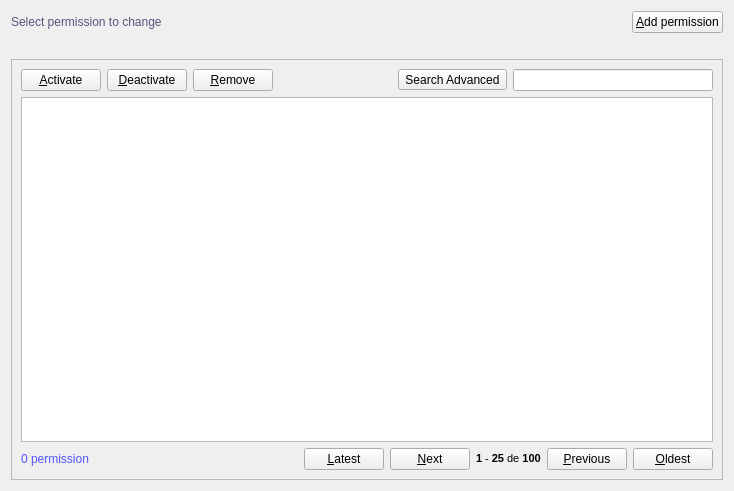
<?xml version="1.0" encoding="UTF-8"?>
<ui version="4.0">
 <class>Permission</class>
 <widget class="QWidget" name="Permission">
  <property name="geometry">
   <rect>
    <x>0</x>
    <y>0</y>
    <width>734</width>
    <height>491</height>
   </rect>
  </property>
  <property name="windowTitle">
   <string>Permission</string>
  </property>
  <property name="windowIcon">
   <iconset resource="../../../crud-2/resources/ui/resources.qrc">
    <normaloff>:/default/static/default/icons/22x22/face-devilish.png</normaloff>:/default/static/default/icons/22x22/face-devilish.png</iconset>
  </property>
  <layout class="QGridLayout" name="gridLayout_2">
   <item row="0" column="0">
    <layout class="QHBoxLayout" name="horizontalLayout_2">
     <item>
      <widget class="QLabel" name="titleLabel">
       <property name="styleSheet">
        <string notr="true">color: rgb(85, 85, 127);
font: 75 14pt &quot;DejaVu Sans Mono&quot;;</string>
       </property>
       <property name="text">
        <string>Select permission to change</string>
       </property>
      </widget>
     </item>
     <item>
      <spacer name="horizontalSpacer">
       <property name="orientation">
        <enum>Qt::Horizontal</enum>
       </property>
       <property name="sizeHint" stdset="0">
        <size>
         <width>40</width>
         <height>20</height>
        </size>
       </property>
      </spacer>
     </item>
     <item>
      <widget class="QPushButton" name="newPushButton">
       <property name="text">
        <string>&amp;Add permission</string>
       </property>
       <property name="icon">
        <iconset resource="../../../crud-2/resources/ui/resources.qrc">
         <normaloff>:/default/static/default/icons/22x22/document-new.png</normaloff>:/default/static/default/icons/22x22/document-new.png</iconset>
       </property>
       <property name="shortcut">
        <string>Ctrl+N</string>
       </property>
      </widget>
     </item>
    </layout>
   </item>
   <item row="1" column="0">
    <widget class="QLabel" name="statusLabel">
     <property name="styleSheet">
      <string notr="true"/>
     </property>
     <property name="text">
      <string/>
     </property>
    </widget>
   </item>
   <item row="2" column="0">
    <widget class="QFrame" name="frame">
     <property name="frameShape">
      <enum>QFrame::StyledPanel</enum>
     </property>
     <property name="frameShadow">
      <enum>QFrame::Raised</enum>
     </property>
     <layout class="QGridLayout" name="gridLayout">
      <item row="0" column="0">
       <layout class="QHBoxLayout" name="horizontalLayout_3">
        <item>
         <widget class="QPushButton" name="activatePushButton">
          <property name="text">
           <string>&amp;Activate</string>
          </property>
          <property name="icon">
           <iconset resource="../../../crud-2/resources/ui/resources.qrc">
            <normaloff>:/default/static/default/icons/22x22/dialog-ok-apply.png</normaloff>:/default/static/default/icons/22x22/dialog-ok-apply.png</iconset>
          </property>
          <property name="shortcut">
           <string>Ctrl+E</string>
          </property>
         </widget>
        </item>
        <item>
         <widget class="QPushButton" name="deactivatePushButton">
          <property name="text">
           <string>&amp;Deactivate</string>
          </property>
          <property name="icon">
           <iconset resource="../../../crud-2/resources/ui/resources.qrc">
            <normaloff>:/default/static/default/icons/22x22/dialog-ok.png</normaloff>:/default/static/default/icons/22x22/dialog-ok.png</iconset>
          </property>
          <property name="shortcut">
           <string>Ctrl+Shift+E</string>
          </property>
         </widget>
        </item>
        <item>
         <widget class="QPushButton" name="removePushButton">
          <property name="text">
           <string>&amp;Remove</string>
          </property>
          <property name="icon">
           <iconset resource="../../../crud-2/resources/ui/resources.qrc">
            <normaloff>:/default/static/default/icons/22x22/edit-delete.png</normaloff>:/default/static/default/icons/22x22/edit-delete.png</iconset>
          </property>
          <property name="shortcut">
           <string>Ctrl+Del</string>
          </property>
         </widget>
        </item>
        <item>
         <spacer name="horizontalSpacer_2">
          <property name="orientation">
           <enum>Qt::Horizontal</enum>
          </property>
          <property name="sizeHint" stdset="0">
           <size>
            <width>40</width>
            <height>20</height>
           </size>
          </property>
         </spacer>
        </item>
        <item>
         <widget class="QToolButton" name="searchAdvancedToolButton">
          <property name="text">
           <string>Search Advanced</string>
          </property>
          <property name="icon">
           <iconset resource="../../../crud-2/resources/ui/resources.qrc">
            <normaloff>:/default/static/default/icons/22x22/page-zoom.png</normaloff>:/default/static/default/icons/22x22/page-zoom.png</iconset>
          </property>
          <property name="shortcut">
           <string>Ctrl+K</string>
          </property>
          <property name="checkable">
           <bool>true</bool>
          </property>
         </widget>
        </item>
        <item>
         <widget class="QLineEdit" name="searchLineEdit">
          <property name="minimumSize">
           <size>
            <width>200</width>
            <height>0</height>
           </size>
          </property>
          <property name="styleSheet">
           <string notr="true">color: rgb(170, 170, 255); 
font: oblique 8pt &quot;DejaVu Sans Mono&quot;;</string>
          </property>
          <property name="dragEnabled">
           <bool>true</bool>
          </property>
         </widget>
        </item>
       </layout>
      </item>
      <item row="1" column="0">
       <widget class="QTableView" name="permissionTableView">
        <property name="alternatingRowColors">
         <bool>true</bool>
        </property>
        <property name="sortingEnabled">
         <bool>true</bool>
        </property>
       </widget>
      </item>
      <item row="2" column="0">
       <layout class="QHBoxLayout" name="horizontalLayout">
        <item>
         <widget class="QLabel" name="statusTableViewLabel">
          <property name="styleSheet">
           <string notr="true">color: rgb(85, 85, 255);</string>
          </property>
          <property name="text">
           <string>0 permission</string>
          </property>
         </widget>
        </item>
        <item>
         <spacer name="horizontalSpacer_4">
          <property name="orientation">
           <enum>Qt::Horizontal</enum>
          </property>
          <property name="sizeHint" stdset="0">
           <size>
            <width>40</width>
            <height>20</height>
           </size>
          </property>
         </spacer>
        </item>
        <item>
         <widget class="QPushButton" name="latestPushButton">
          <property name="text">
           <string>&amp;Latest</string>
          </property>
          <property name="icon">
           <iconset resource="../../../crud-2/resources/ui/resources.qrc">
            <normaloff>:/default/static/default/icons/22x22/go-previous-view.png</normaloff>:/default/static/default/icons/22x22/go-previous-view.png</iconset>
          </property>
          <property name="shortcut">
           <string>Ctrl+Shift+Left, Ctrl+Shift+PgUp</string>
          </property>
         </widget>
        </item>
        <item>
         <widget class="QPushButton" name="nextPushButton">
          <property name="text">
           <string>&amp;Next</string>
          </property>
          <property name="icon">
           <iconset resource="../../../crud-2/resources/ui/resources.qrc">
            <normaloff>:/default/static/default/icons/22x22/go-previous.png</normaloff>:/default/static/default/icons/22x22/go-previous.png</iconset>
          </property>
          <property name="shortcut">
           <string>Ctrl+Left, Ctrl+PgUp</string>
          </property>
         </widget>
        </item>
        <item>
         <widget class="QLabel" name="statusPaginationLabel">
          <property name="text">
           <string>&lt;!DOCTYPE HTML PUBLIC &quot;-//W3C//DTD HTML 4.0//EN&quot; &quot;http://www.w3.org/TR/REC-html40/strict.dtd&quot;&gt;
&lt;html&gt;&lt;head&gt;&lt;meta name=&quot;qrichtext&quot; content=&quot;1&quot; /&gt;&lt;style type=&quot;text/css&quot;&gt;
p, li { white-space: pre-wrap; }
&lt;/style&gt;&lt;/head&gt;&lt;body style=&quot; font-family:'DejaVu Sans Mono'; font-size:8pt; font-weight:400; font-style:normal;&quot;&gt;
&lt;p style=&quot; margin-top:0px; margin-bottom:0px; margin-left:0px; margin-right:0px; -qt-block-indent:0; text-indent:0px;&quot;&gt;&lt;span style=&quot; font-weight:600;&quot;&gt;1&lt;/span&gt; - &lt;span style=&quot; font-weight:600;&quot;&gt;25&lt;/span&gt; de &lt;span style=&quot; font-weight:600;&quot;&gt;100&lt;/span&gt;&lt;/p&gt;&lt;/body&gt;&lt;/html&gt;</string>
          </property>
         </widget>
        </item>
        <item>
         <widget class="QPushButton" name="previousPushButton">
          <property name="text">
           <string>&amp;Previous</string>
          </property>
          <property name="icon">
           <iconset resource="../../../crud-2/resources/ui/resources.qrc">
            <normaloff>:/default/static/default/icons/22x22/go-next.png</normaloff>:/default/static/default/icons/22x22/go-next.png</iconset>
          </property>
          <property name="shortcut">
           <string>Ctrl+Right, Ctrl+PgDown</string>
          </property>
         </widget>
        </item>
        <item>
         <widget class="QPushButton" name="oldestPushButton">
          <property name="text">
           <string>&amp;Oldest</string>
          </property>
          <property name="icon">
           <iconset resource="../../../crud-2/resources/ui/resources.qrc">
            <normaloff>:/default/static/default/icons/22x22/go-next-view.png</normaloff>:/default/static/default/icons/22x22/go-next-view.png</iconset>
          </property>
          <property name="shortcut">
           <string>Ctrl+Shift+Right, Ctrl+Shift+PgDown</string>
          </property>
         </widget>
        </item>
       </layout>
      </item>
     </layout>
    </widget>
   </item>
  </layout>
 </widget>
 <tabstops>
  <tabstop>newPushButton</tabstop>
  <tabstop>activatePushButton</tabstop>
  <tabstop>deactivatePushButton</tabstop>
  <tabstop>removePushButton</tabstop>
  <tabstop>searchLineEdit</tabstop>
  <tabstop>searchAdvancedToolButton</tabstop>
  <tabstop>permissionTableView</tabstop>
  <tabstop>nextPushButton</tabstop>
  <tabstop>previousPushButton</tabstop>
  <tabstop>latestPushButton</tabstop>
  <tabstop>oldestPushButton</tabstop>
 </tabstops>
 <resources>
  <include location="../../../crud-2/resources/ui/resources.qrc"/>
 </resources>
 <connections/>
</ui>
